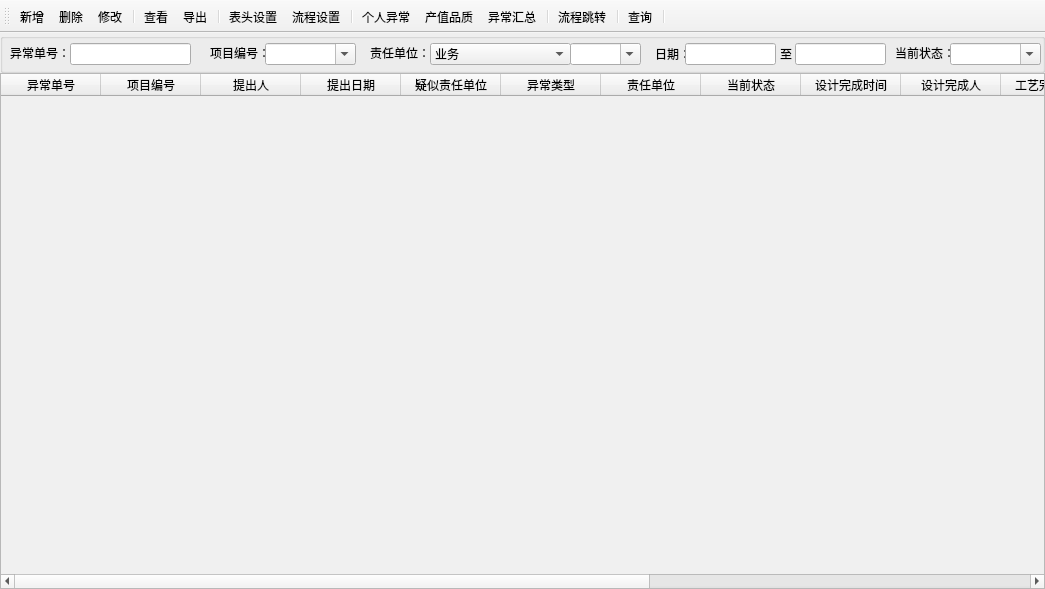
<?xml version="1.0" encoding="UTF-8"?>
<ui version="4.0">
 <class>xiangmuxinxi</class>
 <widget class="QMainWindow" name="xiangmuxinxi">
  <property name="enabled">
   <bool>true</bool>
  </property>
  <property name="geometry">
   <rect>
    <x>0</x>
    <y>0</y>
    <width>1045</width>
    <height>589</height>
   </rect>
  </property>
  <property name="acceptDrops">
   <bool>false</bool>
  </property>
  <property name="windowTitle">
   <string>项目信息</string>
  </property>
  <property name="windowIcon">
   <iconset>
    <normaloff>ICO/png/571417.png</normaloff>ICO/png/571417.png</iconset>
  </property>
  <property name="documentMode">
   <bool>false</bool>
  </property>
  <property name="dockNestingEnabled">
   <bool>false</bool>
  </property>
  <property name="unifiedTitleAndToolBarOnMac">
   <bool>false</bool>
  </property>
  <widget class="QWidget" name="centralwidget">
   <layout class="QGridLayout" name="gridLayout_2">
    <property name="leftMargin">
     <number>0</number>
    </property>
    <property name="topMargin">
     <number>0</number>
    </property>
    <property name="rightMargin">
     <number>0</number>
    </property>
    <property name="bottomMargin">
     <number>0</number>
    </property>
    <property name="spacing">
     <number>0</number>
    </property>
    <item row="0" column="0">
     <layout class="QGridLayout" name="gridLayout">
      <property name="spacing">
       <number>0</number>
      </property>
      <item row="0" column="0">
       <widget class="QGroupBox" name="groupBox">
        <property name="enabled">
         <bool>true</bool>
        </property>
        <property name="maximumSize">
         <size>
          <width>16777215</width>
          <height>40</height>
         </size>
        </property>
        <property name="title">
         <string/>
        </property>
        <widget class="QLabel" name="label_5">
         <property name="geometry">
          <rect>
           <x>655</x>
           <y>11</y>
           <width>31</width>
           <height>20</height>
          </rect>
         </property>
         <property name="maximumSize">
          <size>
           <width>6666</width>
           <height>6666</height>
          </size>
         </property>
         <property name="text">
          <string>日期：</string>
         </property>
        </widget>
        <widget class="QLabel" name="label_6">
         <property name="geometry">
          <rect>
           <x>780</x>
           <y>11</y>
           <width>16</width>
           <height>20</height>
          </rect>
         </property>
         <property name="text">
          <string>至</string>
         </property>
        </widget>
        <widget class="QTextEdit" name="Text_BianJi">
         <property name="geometry">
          <rect>
           <x>1050</x>
           <y>5</y>
           <width>161</width>
           <height>31</height>
          </rect>
         </property>
        </widget>
        <widget class="QLineEdit" name="Text_QiShi_RiQi">
         <property name="geometry">
          <rect>
           <x>685</x>
           <y>10</y>
           <width>91</width>
           <height>22</height>
          </rect>
         </property>
        </widget>
        <widget class="QLineEdit" name="Text_JieShu_RiQi">
         <property name="geometry">
          <rect>
           <x>795</x>
           <y>10</y>
           <width>91</width>
           <height>22</height>
          </rect>
         </property>
        </widget>
        <widget class="QComboBox" name="Text_DanDangRen">
         <property name="geometry">
          <rect>
           <x>570</x>
           <y>10</y>
           <width>71</width>
           <height>22</height>
          </rect>
         </property>
         <property name="editable">
          <bool>true</bool>
         </property>
        </widget>
        <widget class="QLabel" name="label_14">
         <property name="geometry">
          <rect>
           <x>9</x>
           <y>10</y>
           <width>61</width>
           <height>20</height>
          </rect>
         </property>
         <property name="maximumSize">
          <size>
           <width>80</width>
           <height>66666</height>
          </size>
         </property>
         <property name="styleSheet">
          <string notr="true"/>
         </property>
         <property name="text">
          <string>异常单号：</string>
         </property>
         <property name="alignment">
          <set>Qt::AlignRight|Qt::AlignTrailing|Qt::AlignVCenter</set>
         </property>
        </widget>
        <widget class="QLabel" name="label_15">
         <property name="geometry">
          <rect>
           <x>210</x>
           <y>10</y>
           <width>55</width>
           <height>20</height>
          </rect>
         </property>
         <property name="maximumSize">
          <size>
           <width>360</width>
           <height>36</height>
          </size>
         </property>
         <property name="text">
          <string>项目编号：</string>
         </property>
        </widget>
        <widget class="QComboBox" name="Text_XiangMuBianHao">
         <property name="geometry">
          <rect>
           <x>265</x>
           <y>10</y>
           <width>91</width>
           <height>22</height>
          </rect>
         </property>
         <property name="editable">
          <bool>true</bool>
         </property>
        </widget>
        <widget class="QLabel" name="label_20">
         <property name="geometry">
          <rect>
           <x>370</x>
           <y>10</y>
           <width>61</width>
           <height>20</height>
          </rect>
         </property>
         <property name="maximumSize">
          <size>
           <width>100</width>
           <height>20</height>
          </size>
         </property>
         <property name="text">
          <string>责任单位：</string>
         </property>
        </widget>
        <widget class="QComboBox" name="Text_DanDangBuMen">
         <property name="geometry">
          <rect>
           <x>430</x>
           <y>10</y>
           <width>141</width>
           <height>22</height>
          </rect>
         </property>
         <item>
          <property name="text">
           <string>业务</string>
          </property>
         </item>
         <item>
          <property name="text">
           <string>项目</string>
          </property>
         </item>
         <item>
          <property name="text">
           <string>设计</string>
          </property>
         </item>
         <item>
          <property name="text">
           <string>加工</string>
          </property>
         </item>
         <item>
          <property name="text">
           <string>钳工</string>
          </property>
         </item>
         <item>
          <property name="text">
           <string>品质</string>
          </property>
         </item>
        </widget>
        <widget class="QLineEdit" name="Text_QiShi_RiQi_2">
         <property name="geometry">
          <rect>
           <x>70</x>
           <y>10</y>
           <width>121</width>
           <height>22</height>
          </rect>
         </property>
        </widget>
        <widget class="QComboBox" name="Text_XiangMuBianHao_2">
         <property name="geometry">
          <rect>
           <x>950</x>
           <y>10</y>
           <width>91</width>
           <height>22</height>
          </rect>
         </property>
         <property name="editable">
          <bool>true</bool>
         </property>
        </widget>
        <widget class="QLabel" name="label_16">
         <property name="geometry">
          <rect>
           <x>895</x>
           <y>10</y>
           <width>55</width>
           <height>20</height>
          </rect>
         </property>
         <property name="maximumSize">
          <size>
           <width>360</width>
           <height>36</height>
          </size>
         </property>
         <property name="text">
          <string>当前状态：</string>
         </property>
        </widget>
       </widget>
      </item>
      <item row="1" column="0">
       <widget class="QTableWidget" name="Text_ShuJuXianShi">
        <property name="sizePolicy">
         <sizepolicy hsizetype="Preferred" vsizetype="Preferred">
          <horstretch>0</horstretch>
          <verstretch>0</verstretch>
         </sizepolicy>
        </property>
        <property name="palette">
         <palette>
          <active>
           <colorrole role="Base">
            <brush brushstyle="SolidPattern">
             <color alpha="255">
              <red>240</red>
              <green>240</green>
              <blue>240</blue>
             </color>
            </brush>
           </colorrole>
          </active>
          <inactive>
           <colorrole role="Base">
            <brush brushstyle="SolidPattern">
             <color alpha="255">
              <red>240</red>
              <green>240</green>
              <blue>240</blue>
             </color>
            </brush>
           </colorrole>
          </inactive>
          <disabled>
           <colorrole role="Base">
            <brush brushstyle="SolidPattern">
             <color alpha="255">
              <red>240</red>
              <green>240</green>
              <blue>240</blue>
             </color>
            </brush>
           </colorrole>
          </disabled>
         </palette>
        </property>
        <property name="autoScroll">
         <bool>true</bool>
        </property>
        <column>
         <property name="text">
          <string>异常单号</string>
         </property>
        </column>
        <column>
         <property name="text">
          <string>项目编号</string>
         </property>
        </column>
        <column>
         <property name="text">
          <string>提出人</string>
         </property>
        </column>
        <column>
         <property name="text">
          <string>提出日期</string>
         </property>
        </column>
        <column>
         <property name="text">
          <string>疑似责任单位</string>
         </property>
        </column>
        <column>
         <property name="text">
          <string>异常类型</string>
         </property>
        </column>
        <column>
         <property name="text">
          <string>责任单位</string>
         </property>
        </column>
        <column>
         <property name="text">
          <string>当前状态</string>
         </property>
        </column>
        <column>
         <property name="text">
          <string>设计完成时间</string>
         </property>
        </column>
        <column>
         <property name="text">
          <string>设计完成人</string>
         </property>
        </column>
        <column>
         <property name="text">
          <string>工艺完成时间</string>
         </property>
        </column>
        <column>
         <property name="text">
          <string>工艺完成人</string>
         </property>
        </column>
        <column>
         <property name="text">
          <string>核算完成时间</string>
         </property>
        </column>
        <column>
         <property name="text">
          <string>核算完成人</string>
         </property>
        </column>
        <column>
         <property name="text">
          <string>判责完成时间</string>
         </property>
        </column>
        <column>
         <property name="text">
          <string>备注</string>
         </property>
        </column>
       </widget>
      </item>
     </layout>
    </item>
   </layout>
  </widget>
  <widget class="QToolBar" name="toolBar">
   <property name="windowTitle">
    <string>人员信息</string>
   </property>
   <property name="allowedAreas">
    <set>Qt::AllToolBarAreas</set>
   </property>
   <property name="orientation">
    <enum>Qt::Horizontal</enum>
   </property>
   <property name="iconSize">
    <size>
     <width>35</width>
     <height>35</height>
    </size>
   </property>
   <property name="toolButtonStyle">
    <enum>Qt::ToolButtonTextUnderIcon</enum>
   </property>
   <attribute name="toolBarArea">
    <enum>TopToolBarArea</enum>
   </attribute>
   <attribute name="toolBarBreak">
    <bool>false</bool>
   </attribute>
   <addaction name="action_xinzeng"/>
   <addaction name="action_shanchu"/>
   <addaction name="action_xiugai"/>
   <addaction name="separator"/>
   <addaction name="action_chakan"/>
   <addaction name="action_daochu"/>
   <addaction name="separator"/>
   <addaction name="action_biaotoushezhi"/>
   <addaction name="action_liuchengshezhi"/>
   <addaction name="separator"/>
   <addaction name="action_gerenyichang"/>
   <addaction name="action_chanzhipingzhi"/>
   <addaction name="action_yichanghuizhong"/>
   <addaction name="separator"/>
   <addaction name="action_liuchengtiaozhuan"/>
   <addaction name="separator"/>
   <addaction name="action_chaxun"/>
   <addaction name="separator"/>
  </widget>
  <action name="action_xinzeng">
   <property name="icon">
    <iconset resource="../../res.qrc">
     <normaloff>:/new/prefix1/ICO/png/1081676.png</normaloff>:/new/prefix1/ICO/png/1081676.png</iconset>
   </property>
   <property name="text">
    <string>新增</string>
   </property>
   <property name="shortcut">
    <string>Ctrl+Q</string>
   </property>
  </action>
  <action name="action_shanchu">
   <property name="icon">
    <iconset resource="../../res.qrc">
     <normaloff>:/new/prefix1/ICO/png/1081640.png</normaloff>:/new/prefix1/ICO/png/1081640.png</iconset>
   </property>
   <property name="text">
    <string>删除</string>
   </property>
  </action>
  <action name="action_xiugai">
   <property name="icon">
    <iconset resource="../../res.qrc">
     <normaloff>:/new/prefix1/ICO/png/1073170.png</normaloff>:/new/prefix1/ICO/png/1073170.png</iconset>
   </property>
   <property name="text">
    <string>修改</string>
   </property>
  </action>
  <action name="action_chakan">
   <property name="icon">
    <iconset resource="../../res.qrc">
     <normaloff>:/new/prefix1/ICO/png/1081662.png</normaloff>:/new/prefix1/ICO/png/1081662.png</iconset>
   </property>
   <property name="text">
    <string>查看</string>
   </property>
  </action>
  <action name="action_daochu">
   <property name="icon">
    <iconset resource="../../res.qrc">
     <normaloff>:/new/prefix1/ICO/png/1081656.png</normaloff>:/new/prefix1/ICO/png/1081656.png</iconset>
   </property>
   <property name="text">
    <string>导出</string>
   </property>
  </action>
  <action name="action_liuchengtiaozhuan">
   <property name="icon">
    <iconset resource="../../res.qrc">
     <normaloff>:/new/prefix1/ICO/png/1081628.png</normaloff>:/new/prefix1/ICO/png/1081628.png</iconset>
   </property>
   <property name="text">
    <string>流程跳转</string>
   </property>
  </action>
  <action name="action_chaxun">
   <property name="icon">
    <iconset resource="../../res.qrc">
     <normaloff>:/new/prefix1/ICO/png/1168148.png</normaloff>:/new/prefix1/ICO/png/1168148.png</iconset>
   </property>
   <property name="text">
    <string>查询</string>
   </property>
   <property name="shortcut">
    <string>Return</string>
   </property>
  </action>
  <action name="action_biaotoushezhi">
   <property name="icon">
    <iconset resource="../../res.qrc">
     <normaloff>:/new/prefix1/ICO/png/1187149.png</normaloff>:/new/prefix1/ICO/png/1187149.png</iconset>
   </property>
   <property name="text">
    <string>表头设置</string>
   </property>
  </action>
  <action name="action_liuchengshezhi">
   <property name="icon">
    <iconset resource="../../res.qrc">
     <normaloff>:/new/prefix1/ICO/png/1081680.png</normaloff>:/new/prefix1/ICO/png/1081680.png</iconset>
   </property>
   <property name="text">
    <string>流程设置</string>
   </property>
  </action>
  <action name="action_gerenyichang">
   <property name="icon">
    <iconset resource="../../res.qrc">
     <normaloff>:/new/prefix1/ICO/png/1187084.png</normaloff>:/new/prefix1/ICO/png/1187084.png</iconset>
   </property>
   <property name="text">
    <string>个人异常</string>
   </property>
   <property name="toolTip">
    <string>个人异常</string>
   </property>
  </action>
  <action name="action_chanzhipingzhi">
   <property name="icon">
    <iconset resource="../../res.qrc">
     <normaloff>:/new/prefix1/ICO/png/1184629.png</normaloff>:/new/prefix1/ICO/png/1184629.png</iconset>
   </property>
   <property name="text">
    <string>产值品质</string>
   </property>
   <property name="toolTip">
    <string>产值品质</string>
   </property>
  </action>
  <action name="action_yichanghuizhong">
   <property name="icon">
    <iconset resource="../../res.qrc">
     <normaloff>:/new/prefix1/ICO/png/1184594.png</normaloff>:/new/prefix1/ICO/png/1184594.png</iconset>
   </property>
   <property name="text">
    <string>异常汇总</string>
   </property>
   <property name="toolTip">
    <string>异常汇总</string>
   </property>
  </action>
 </widget>
 <tabstops>
  <tabstop>Text_XiangMuBianHao</tabstop>
  <tabstop>Text_DanDangBuMen</tabstop>
  <tabstop>Text_DanDangRen</tabstop>
  <tabstop>Text_QiShi_RiQi</tabstop>
  <tabstop>Text_JieShu_RiQi</tabstop>
  <tabstop>Text_BianJi</tabstop>
  <tabstop>Text_ShuJuXianShi</tabstop>
 </tabstops>
 <resources>
  <include location="../../res.qrc"/>
 </resources>
 <connections/>
</ui>
